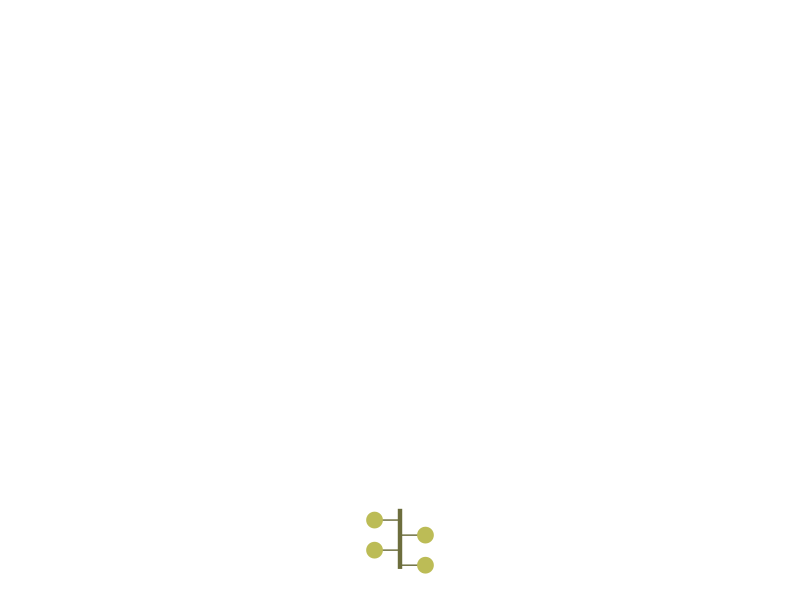
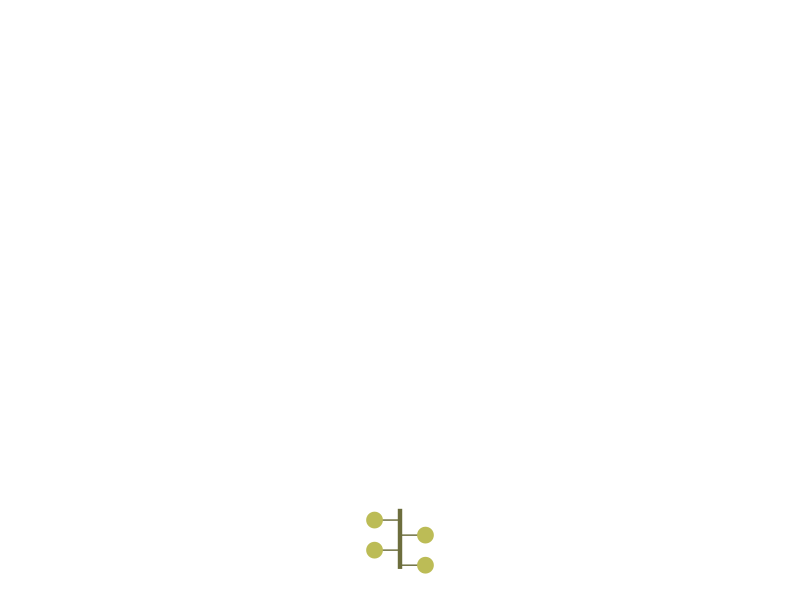

Write the R code that produced these figures, in order.
# load libraries
library(tidyverse)

check_even <- function(number) {
  if (number %% 2 == 0) {
    return("Even")
  } else {
    return("Odd")
  }
}

grape_fun<-function(ctry){
  
  n=round(data$total[data$country==ctry]/val_tomato)
  
  # Créer des données pour représenter une grappe de tomates
  grappe <- tibble(
    x = if(check_even(n)=="Even"){
      rep(c(-0.35,0.35),n/2)
    }else{
      c(rep(c(-0.35,0.35),n/2),-0.35)
    },
    y = seq(2*n,1,-2),
    color = c(
      rep("red",n-round(n*data$ratio[data$country==ctry])),
      rep("green",round(n*data$ratio[data$country==ctry])))
  )
  
  return(grappe)
  
}


# Data: https://www.tomatonews.com/en/worldwide-total-fresh-tomato-production-in-2021_2_1911.html
data<-tibble(
  country=c("China","India","Turkey","USA","Italy","Egypt","Spain","Mexico"),
  total=c(67538340,21181000,13095258,10475265,6644790,6245787,4754380,4149241),
  industry=c(4800000,162000,2200000,10223000,6059000,440000,3185000,40000)
)%>%
  mutate(ratio=industry/total)

max_n=36
val_tomato=data$total[data$country=="China"]/max_n


pal<-c(
  "red"="#dc3115",
  "green"="#bcbc56"
)

tige<-"#6d6e3d"

grappe = grape_fun("Italy")

ggplot(grappe)+
  geom_segment(aes(x=0,xend=x,y=y,yend=y),lwd=0.5,color=tige)+
  geom_point(aes(x=x,y=y,color=color),size=5)+
  annotate("segment",x=0,xend=0,y=max(grappe$y)+1.5,yend=min(grappe$y)-0.5,lwd=1.5,color=tige)+
  scale_x_continuous(limits=c(-5,5))+
  scale_y_continuous(limits=c(1,2*max_n+1.5))+
  scale_color_manual(values=pal)+
  guides(color="none")+
  theme_void()

ggsave(
  "tomato.svg",
  width=10,
  height=10,
  dpi=300,
  units="cm"
  )

